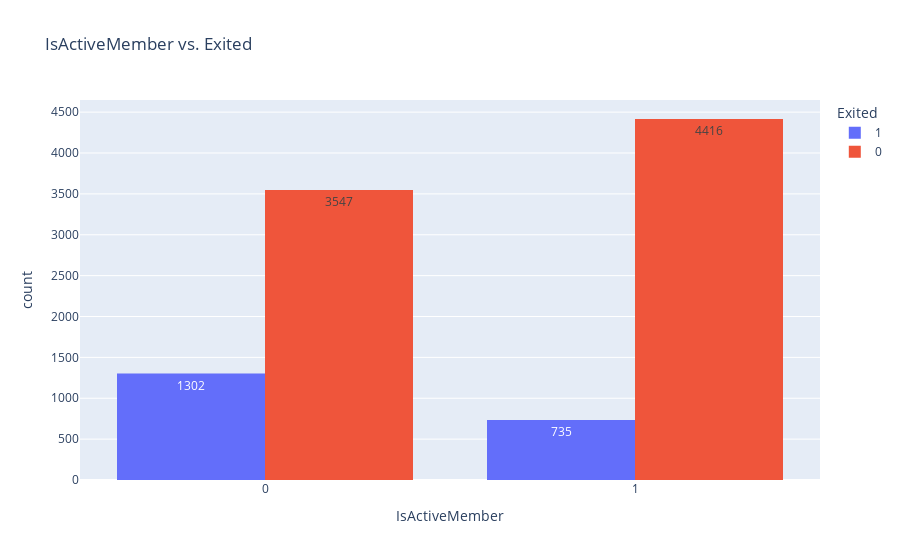

This figure's notebook cell:
### Markdown cell above
4. Balance at germany location have highet median(among all three location) 119k with highest balance 214k. While spain and france have almost similar median balance at 62k.

### Code cell
fig = px.histogram(
    new_df, 
    x="IsActiveMember", 
    color="Exited", 
    barmode="group",
    title="IsActiveMember vs. Exited",
    text_auto=True
)
fig.show()

### Figure 1 — Plotly figure (JSON) as saved in the notebook; plotly's stock layout.template omitted (floating-point values rounded to 4 significant figures; data arrays with more than 128 entries replaced by an {"elided": "..."} marker saying what was removed)
{"data": [{"alignmentgroup": "True", "bingroup": "x", "hovertemplate": "Exited=1<br>IsActiveMember=%{x}<br>count=%{y}<extra></extra>", "legendgroup": "1", "marker": {"color": "#636efa", "pattern": {"shape": ""}}, "name": "1", "offsetgroup": "1", "orientation": "v", "showlegend": true, "texttemplate": "%{value}", "type": "histogram", "x": {"elided": "2037 int values"}, "xaxis": "x", "yaxis": "y"}, {"alignmentgroup": "True", "bingroup": "x", "hovertemplate": "Exited=0<br>IsActiveMember=%{x}<br>count=%{y}<extra></extra>", "legendgroup": "0", "marker": {"color": "#EF553B", "pattern": {"shape": ""}}, "name": "0", "offsetgroup": "0", "orientation": "v", "showlegend": true, "texttemplate": "%{value}", "type": "histogram", "x": {"elided": "7963 int values"}, "xaxis": "x", "yaxis": "y"}], "layout": {"autosize": true, "barmode": "group", "legend": {"title": {"text": "Exited"}, "tracegroupgap": 0}, "title": {"text": "IsActiveMember vs. Exited"}, "xaxis": {"anchor": "y", "autorange": true, "domain": [0, 1], "range": [-0.5, 1.5], "title": {"text": "IsActiveMember"}, "type": "linear"}, "yaxis": {"anchor": "x", "autorange": true, "domain": [0, 1], "range": [0, 4648.0], "title": {"text": "count"}}}}
